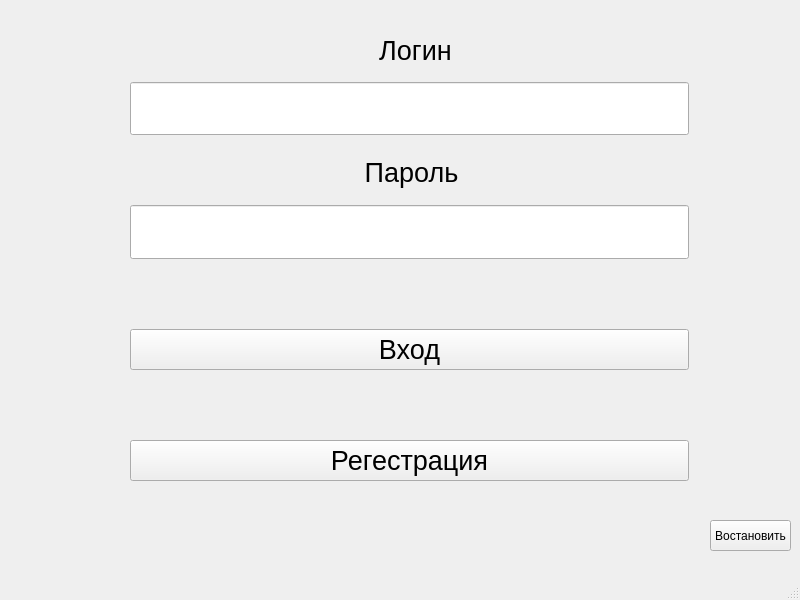
<?xml version="1.0" encoding="UTF-8"?>
<ui version="4.0">
 <class>MainWindow</class>
 <widget class="QMainWindow" name="MainWindow">
  <property name="geometry">
   <rect>
    <x>0</x>
    <y>0</y>
    <width>800</width>
    <height>600</height>
   </rect>
  </property>
  <property name="windowTitle">
   <string>MainWindow</string>
  </property>
  <widget class="QWidget" name="centralwidget">
   <widget class="QLineEdit" name="lE_PasswordEnt">
    <property name="geometry">
     <rect>
      <x>130</x>
      <y>205</y>
      <width>559</width>
      <height>54</height>
     </rect>
    </property>
    <property name="font">
     <font>
      <pointsize>30</pointsize>
     </font>
    </property>
    <property name="inputMask">
     <string/>
    </property>
    <property name="text">
     <string/>
    </property>
    <property name="echoMode">
     <enum>QLineEdit::Password</enum>
    </property>
    <property name="cursorPosition">
     <number>0</number>
    </property>
   </widget>
   <widget class="QLineEdit" name="lE_LoginEnt">
    <property name="geometry">
     <rect>
      <x>130</x>
      <y>82</y>
      <width>559</width>
      <height>53</height>
     </rect>
    </property>
    <property name="font">
     <font>
      <pointsize>29</pointsize>
     </font>
    </property>
    <property name="text">
     <string/>
    </property>
    <property name="frame">
     <bool>true</bool>
    </property>
    <property name="echoMode">
     <enum>QLineEdit::Normal</enum>
    </property>
    <property name="cursorPosition">
     <number>0</number>
    </property>
   </widget>
   <widget class="QPushButton" name="btn_EnterEnt">
    <property name="geometry">
     <rect>
      <x>130</x>
      <y>329</y>
      <width>559</width>
      <height>41</height>
     </rect>
    </property>
    <property name="font">
     <font>
      <pointsize>20</pointsize>
     </font>
    </property>
    <property name="text">
     <string>Вход</string>
    </property>
   </widget>
   <widget class="QPushButton" name="btn_RegisterEnt">
    <property name="geometry">
     <rect>
      <x>130</x>
      <y>440</y>
      <width>559</width>
      <height>41</height>
     </rect>
    </property>
    <property name="font">
     <font>
      <pointsize>20</pointsize>
     </font>
    </property>
    <property name="text">
     <string>Регестрация</string>
    </property>
   </widget>
   <widget class="QLabel" name="lbl_PasswordEnt">
    <property name="geometry">
     <rect>
      <x>136</x>
      <y>142</y>
      <width>551</width>
      <height>61</height>
     </rect>
    </property>
    <property name="font">
     <font>
      <pointsize>20</pointsize>
     </font>
    </property>
    <property name="frameShape">
     <enum>QFrame::NoFrame</enum>
    </property>
    <property name="frameShadow">
     <enum>QFrame::Plain</enum>
    </property>
    <property name="text">
     <string>Пароль</string>
    </property>
    <property name="alignment">
     <set>Qt::AlignCenter</set>
    </property>
   </widget>
   <widget class="QLabel" name="lbl_LoginEnt">
    <property name="geometry">
     <rect>
      <x>140</x>
      <y>20</y>
      <width>551</width>
      <height>61</height>
     </rect>
    </property>
    <property name="font">
     <font>
      <pointsize>20</pointsize>
     </font>
    </property>
    <property name="frameShape">
     <enum>QFrame::NoFrame</enum>
    </property>
    <property name="frameShadow">
     <enum>QFrame::Plain</enum>
    </property>
    <property name="text">
     <string>Логин</string>
    </property>
    <property name="alignment">
     <set>Qt::AlignCenter</set>
    </property>
   </widget>
   <widget class="QPushButton" name="btn_HelpEnt">
    <property name="geometry">
     <rect>
      <x>710</x>
      <y>520</y>
      <width>81</width>
      <height>31</height>
     </rect>
    </property>
    <property name="text">
     <string>Востановить</string>
    </property>
   </widget>
  </widget>
  <widget class="QMenuBar" name="menubar">
   <property name="geometry">
    <rect>
     <x>0</x>
     <y>0</y>
     <width>800</width>
     <height>21</height>
    </rect>
   </property>
  </widget>
  <widget class="QStatusBar" name="statusbar"/>
 </widget>
 <resources/>
 <connections/>
</ui>
